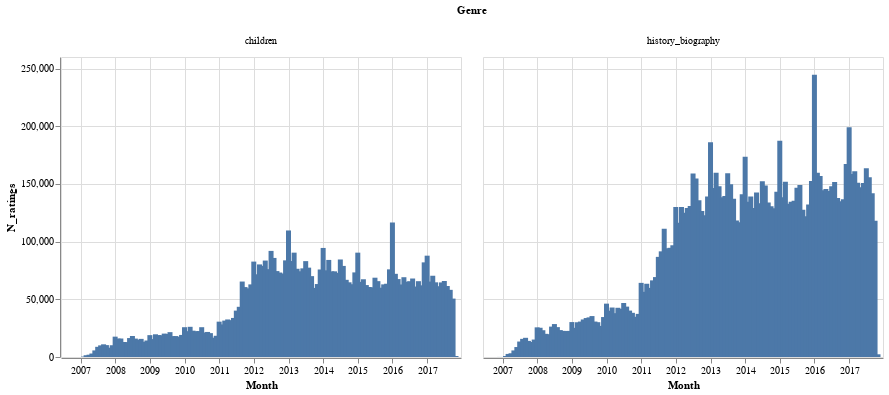

Notebook code for this chart:
### Code cell
alt.Chart(nrating_per_genre_month).mark_bar().encode(
    x="Month:T",
    y="N_ratings:Q",
    column="Genre:N"
)

### Figure 1 — Vega-Lite specification as saved in the notebook (floating-point values rounded to 4 significant figures; data arrays with more than 128 entries replaced by an {"elided": "..."} marker saying what was removed)
{"config": {"view": {"continuousWidth": 400, "continuousHeight": 300}}, "data": {"name": "data-2699c3a56fe906123b8e720f15e4b193"}, "mark": "bar", "encoding": {"column": {"type": "nominal", "field": "Genre"}, "x": {"type": "temporal", "field": "Month"}, "y": {"type": "quantitative", "field": "N_ratings"}}, "$schema": "https://vega.github.io/schema/vega-lite/v4.8.1.json", "datasets": {"data-2699c3a56fe906123b8e720f15e4b193": {"elided": "269 records"}}}
